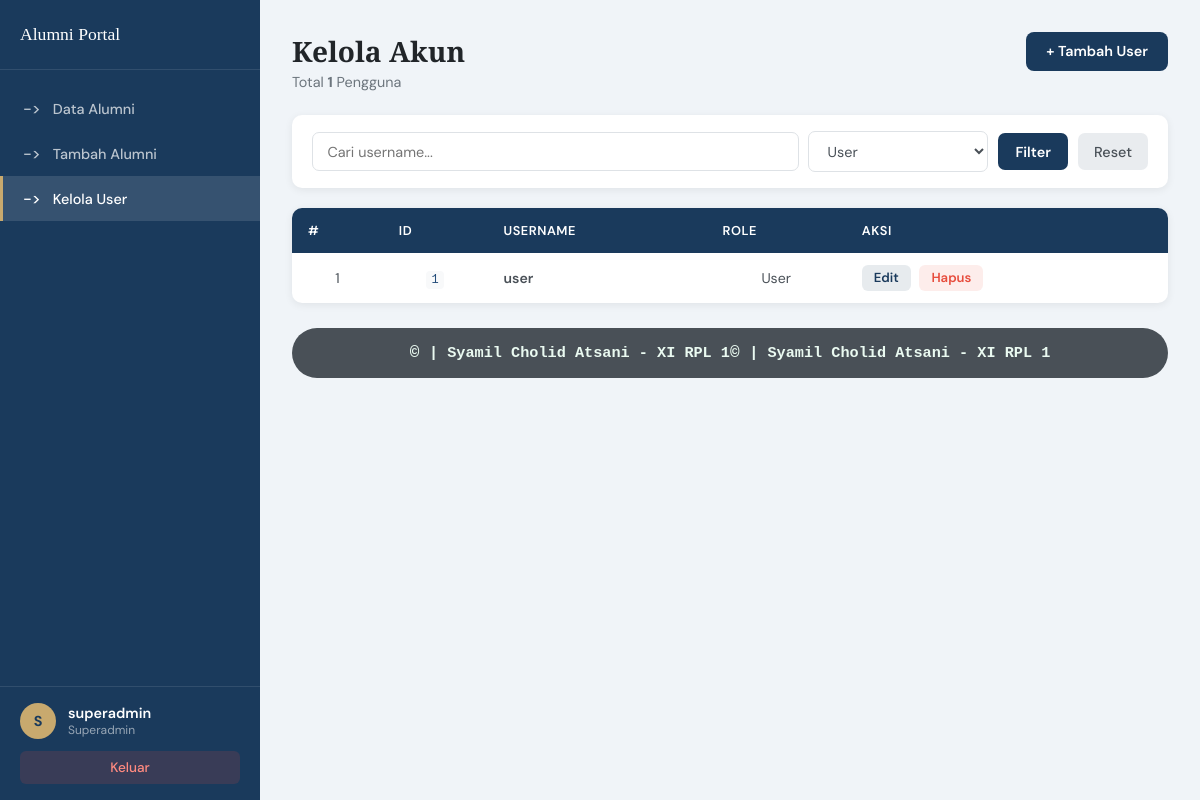
The app's page /users.php?role=user (signed in) with its own data.
### tables this page shows
CREATE TABLE `users` (
  `user_id`  INT(11)     NOT NULL AUTO_INCREMENT,
  `username` VARCHAR(50) NOT NULL,
  `password` VARCHAR(255) NOT NULL,
  `role`     ENUM('user','admin','superadmin') NOT NULL DEFAULT 'user',
  PRIMARY KEY (`user_id`)
);

### users.php (the view, shortened to what this page needs)
<?php
require 'koneksi.php';
$search = trim($_GET['search'] ?? '');
$role   = trim($_GET['role']   ?? '');
$where  = [];
$params = [];
if ($role) {
    $where[]  = 'role = ?';
    $params[] = $role;
}
$sql = "SELECT * FROM users";
if ($where) {
    $sql .= " WHERE " . implode(' AND ', $where);
}
$sql .= " ORDER BY user_id ASC";
$stmt = $pdo->prepare($sql);
$stmt->execute($params);
$users = $stmt->fetchAll();
$total = count($users);
?>
<!DOCTYPE html>
<html lang="id">
<head>
    <link rel="stylesheet" href="style/dashboard.css">
</head>
<body>
    <aside class="sidebar">
        <div class="sidebar-brand">
            <span class="brand-name">Alumni Portal</span>
        </div>
        <nav class="sidebar-nav">
            <a href="dashboard_admin.php" class="nav-item">
                <span class="nav-icon">-></span> Data Alumni
            </a>
            <a href="tambah.php" class="nav-item">
                <span class="nav-icon">-></span> Tambah Alumni
            </a>
            <?php if ($_SESSION['role'] === 'superadmin'): ?>
                <a href="users.php" class="nav-item active">
                    <span class="nav-icon">-></span> Kelola User
                </a>
            <?php endif; ?>
        </nav>
        <div class="sidebar-footer">
            <div class="user-info">
                <div class="user-avatar"><?= strtoupper($_SESSION['username'][0]) ?></div>
                <div>
                    <div class="user-name"><?= htmlspecialchars($_SESSION['username']) ?></div>
                    <div class="user-role"><?= ucfirst($_SESSION['role']) ?></div>
                </div>
            </div>
            <a href="logout.php" class="btn-logout">Keluar</a>
        </div>
    </aside>
    <main class="main-content">
        <div class="page-header">
            <div>
                <h1 class="page-title">Kelola Akun</h1>
                <p class="page-subtitle">Total <strong><?= $total ?></strong> Pengguna</p>
            </div>
            <a href="tambah_user.php" class="btn-primary">+ Tambah User</a>
        </div>
        <form method="GET" class="filter-bar">
            <input type="text" name="search" placeholder="Cari username..."
                value="<?= htmlspecialchars($search) ?>" class="filter-input">
            <select name="role" class="filter-select">
                <option value="user" <?= $role === 'user'       ? 'selected' : '' ?>>User</option>
            </select>
            <button type="submit" class="btn-filter">Filter</button>
            <?php if ($search || $role): ?>
                <a href="users.php" class="btn-reset">Reset</a>
            <?php endif; ?>
        </form>
        <div class="table-wrapper">
            <?php if (empty($users)): ?>
                <div class="empty-state">
                    <h3>Belum ada data pengguna</h3>
                    <p>Mulai tambahkan akun menggunakan tombol "Tambah User".</p>
                </div>
            <?php else: ?>
                <table class="data-table">
                    <thead>
                        <tr>
                            <th>#</th>
                            <th>ID</th>
                            <th>Username</th>
                            <th>Role</th>
                            <th>Aksi</th>
                        </tr>
                    </thead>
                    <tbody>
                        <?php foreach ($users as $i => $u): ?>
                            <tr>
                                <td class="td-center"><?= $i + 1 ?></td>
                                <td class="td-center"><code><?= $u['user_id'] ?></code></td>
                                <td class="td-nama"><?= htmlspecialchars($u['username']) ?></td>
                                <td class="td-center">
                                    <?php
                                    $roleClass = match ($u['role']) {
                                        'superadmin' => 'badge-superadmin',
                                        'admin'      => 'badge-admin',
                                        default      => 'badge-user',
                                    };
                                    ?>
                                    <span class="<?= $roleClass ?>"><?= ucfirst($u['role']) ?></span>
                                </td>
                                <td class="td-aksi">
                                    <?php if ($u['username'] !== $_SESSION['username']): ?>
                                        <a href="edit_user.php?id=<?= $u['user_id'] ?>" class="btn-edit">Edit</a>
                                        <form method="POST" action="delete_user.php"
                                            onsubmit="return confirmDelete('<?= htmlspecialchars($u['username']) ?>')">
                                            <button type="submit" class="btn-delete">Hapus</button>
                                        </form>
                                    <?php else: ?>
                                        <span class="td-self-note">— Akun Anda</span>
                                    <?php endif; ?>
                                </td>
                            </tr>
                        <?php endforeach; ?>
                    </tbody>
                </table>
            <?php endif; ?>
        </div>
        <footer class="footer">
            <marquee behavior="" direction="left">
                <h3><span>&copy; </span>| Syamil Cholid Atsani - XI RPL 1</h3>
            </marquee>
            <marquee behavior="" direction="right">
                <h3><span>&copy; </span>| Syamil Cholid Atsani - XI RPL 1</h3>
            </marquee>
        </footer>
    </main>
</body>
</html>

### records on screen
users: user_id "1", username "user", role "User"

### other values on screen
$_SESSION['username'][0] "S"
$_SESSION['username'] "superadmin"
$_SESSION['role'] "Superadmin"
$total "1"
